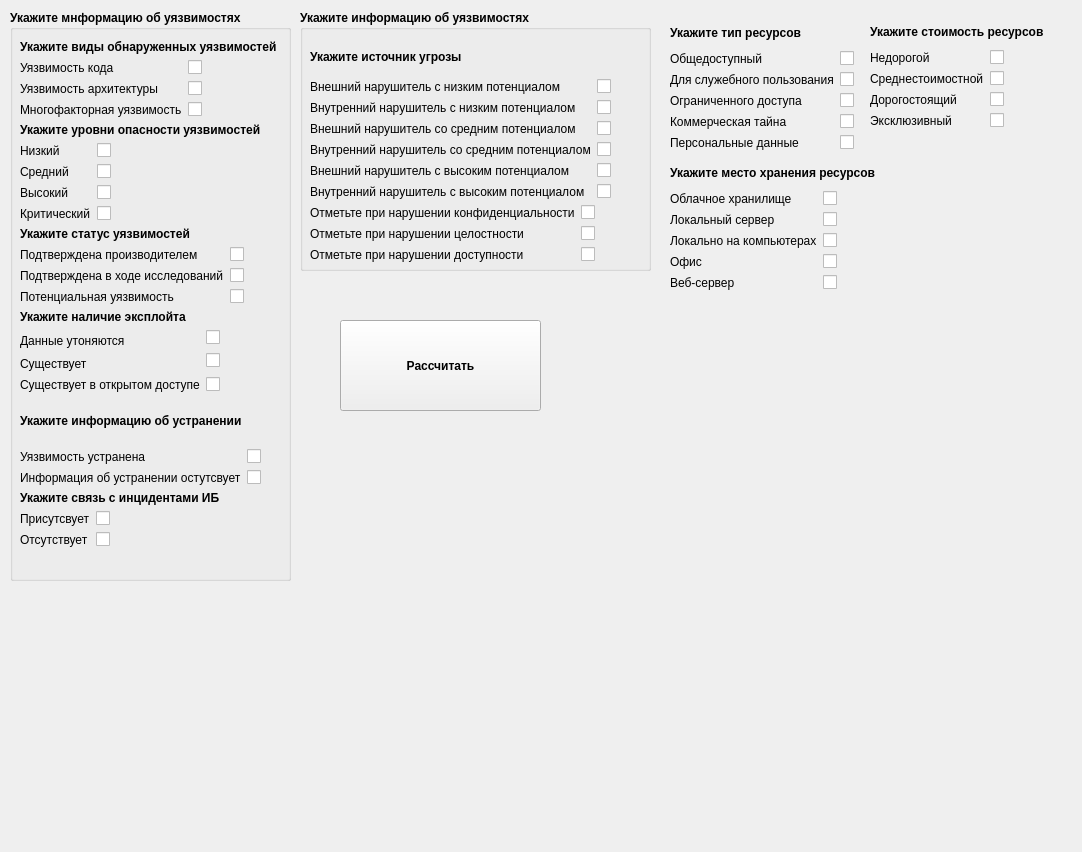
<?xml version="1.0" encoding="UTF-8"?>
<ui version="4.0">
 <class>Widget</class>
 <widget class="QWidget" name="Widget">
  <property name="geometry">
   <rect>
    <x>0</x>
    <y>0</y>
    <width>1082</width>
    <height>852</height>
   </rect>
  </property>
  <property name="windowTitle">
   <string>Widget</string>
  </property>
  <widget class="QGroupBox" name="groupBox">
   <property name="geometry">
    <rect>
     <x>10</x>
     <y>10</y>
     <width>281</width>
     <height>571</height>
    </rect>
   </property>
   <property name="font">
    <font>
     <italic>false</italic>
     <bold>true</bold>
    </font>
   </property>
   <property name="title">
    <string>Укажите мнформацию об уязвимостях</string>
   </property>
   <widget class="QWidget" name="layoutWidget">
    <property name="geometry">
     <rect>
      <x>10</x>
      <y>30</y>
      <width>271</width>
      <height>537</height>
     </rect>
    </property>
    <layout class="QVBoxLayout" name="verticalLayout_8">
     <item>
      <layout class="QVBoxLayout" name="verticalLayout_5">
       <item>
        <layout class="QVBoxLayout" name="verticalLayout">
         <item>
          <layout class="QGridLayout" name="gridLayout_2">
           <item row="0" column="0" colspan="2">
            <widget class="QLabel" name="label">
             <property name="font">
              <font>
               <italic>false</italic>
               <bold>true</bold>
              </font>
             </property>
             <property name="text">
              <string>Укажите виды обнаруженных уязвимостей</string>
             </property>
            </widget>
           </item>
           <item row="1" column="0">
            <widget class="QLabel" name="label_2">
             <property name="font">
              <font>
               <italic>false</italic>
               <bold>false</bold>
              </font>
             </property>
             <property name="text">
              <string>Уязвимость кода</string>
             </property>
            </widget>
           </item>
           <item row="1" column="1">
            <widget class="QCheckBox" name="checkBox">
             <property name="text">
              <string/>
             </property>
            </widget>
           </item>
           <item row="2" column="0">
            <widget class="QLabel" name="label_3">
             <property name="font">
              <font>
               <italic>false</italic>
               <bold>false</bold>
              </font>
             </property>
             <property name="text">
              <string>Уязвимость архитектуры</string>
             </property>
            </widget>
           </item>
           <item row="2" column="1">
            <widget class="QCheckBox" name="checkBox_2">
             <property name="text">
              <string/>
             </property>
            </widget>
           </item>
           <item row="3" column="0">
            <widget class="QLabel" name="label_4">
             <property name="font">
              <font>
               <italic>false</italic>
               <bold>false</bold>
              </font>
             </property>
             <property name="text">
              <string>Многофакторная уязвимость</string>
             </property>
            </widget>
           </item>
           <item row="3" column="1">
            <widget class="QCheckBox" name="checkBox_3">
             <property name="text">
              <string/>
             </property>
            </widget>
           </item>
          </layout>
         </item>
         <item>
          <layout class="QFormLayout" name="formLayout">
           <item row="0" column="0">
            <widget class="QLabel" name="label_5">
             <property name="font">
              <font>
               <italic>false</italic>
               <bold>true</bold>
              </font>
             </property>
             <property name="text">
              <string>Укажите уровни опасности уязвимостей</string>
             </property>
            </widget>
           </item>
           <item row="1" column="0">
            <layout class="QGridLayout" name="gridLayout">
             <item row="0" column="0">
              <widget class="QLabel" name="label_6">
               <property name="font">
                <font>
                 <italic>false</italic>
                 <bold>false</bold>
                </font>
               </property>
               <property name="text">
                <string>Низкий</string>
               </property>
              </widget>
             </item>
             <item row="0" column="1">
              <widget class="QCheckBox" name="checkBox_4">
               <property name="text">
                <string/>
               </property>
              </widget>
             </item>
             <item row="1" column="0">
              <widget class="QLabel" name="label_7">
               <property name="font">
                <font>
                 <italic>false</italic>
                 <bold>false</bold>
                </font>
               </property>
               <property name="text">
                <string>Средний</string>
               </property>
              </widget>
             </item>
             <item row="1" column="1">
              <widget class="QCheckBox" name="checkBox_5">
               <property name="text">
                <string/>
               </property>
              </widget>
             </item>
             <item row="2" column="0">
              <widget class="QLabel" name="label_8">
               <property name="font">
                <font>
                 <italic>false</italic>
                 <bold>false</bold>
                </font>
               </property>
               <property name="text">
                <string>Высокий</string>
               </property>
              </widget>
             </item>
             <item row="2" column="1">
              <widget class="QCheckBox" name="checkBox_6">
               <property name="text">
                <string/>
               </property>
              </widget>
             </item>
             <item row="3" column="0">
              <widget class="QLabel" name="label_9">
               <property name="font">
                <font>
                 <italic>false</italic>
                 <bold>false</bold>
                </font>
               </property>
               <property name="text">
                <string>Критический</string>
               </property>
              </widget>
             </item>
             <item row="3" column="1">
              <widget class="QCheckBox" name="checkBox_7">
               <property name="text">
                <string/>
               </property>
              </widget>
             </item>
            </layout>
           </item>
          </layout>
         </item>
        </layout>
       </item>
       <item>
        <layout class="QVBoxLayout" name="verticalLayout_4">
         <item>
          <layout class="QVBoxLayout" name="verticalLayout_2">
           <item>
            <widget class="QLabel" name="label_10">
             <property name="font">
              <font>
               <italic>false</italic>
               <bold>true</bold>
              </font>
             </property>
             <property name="text">
              <string>Укажите статус уязвимостей</string>
             </property>
            </widget>
           </item>
           <item>
            <layout class="QGridLayout" name="gridLayout_3">
             <item row="2" column="1">
              <widget class="QCheckBox" name="checkBox_10">
               <property name="text">
                <string/>
               </property>
              </widget>
             </item>
             <item row="0" column="0">
              <widget class="QLabel" name="label_11">
               <property name="font">
                <font>
                 <italic>false</italic>
                 <bold>false</bold>
                </font>
               </property>
               <property name="text">
                <string>Подтверждена производителем</string>
               </property>
              </widget>
             </item>
             <item row="1" column="1">
              <widget class="QCheckBox" name="checkBox_9">
               <property name="text">
                <string/>
               </property>
              </widget>
             </item>
             <item row="0" column="1">
              <widget class="QCheckBox" name="checkBox_8">
               <property name="text">
                <string/>
               </property>
              </widget>
             </item>
             <item row="1" column="0">
              <widget class="QLabel" name="label_12">
               <property name="font">
                <font>
                 <italic>false</italic>
                 <bold>false</bold>
                </font>
               </property>
               <property name="text">
                <string>Подтверждена в ходе исследований</string>
               </property>
              </widget>
             </item>
             <item row="2" column="0">
              <widget class="QLabel" name="label_13">
               <property name="font">
                <font>
                 <italic>false</italic>
                 <bold>false</bold>
                </font>
               </property>
               <property name="text">
                <string>Потенциальная уязвимость</string>
               </property>
              </widget>
             </item>
            </layout>
           </item>
          </layout>
         </item>
         <item>
          <layout class="QVBoxLayout" name="verticalLayout_3">
           <item>
            <widget class="QLabel" name="label_14">
             <property name="font">
              <font>
               <italic>false</italic>
               <bold>true</bold>
              </font>
             </property>
             <property name="text">
              <string>Укажите наличие эксплойта</string>
             </property>
            </widget>
           </item>
           <item>
            <layout class="QGridLayout" name="gridLayout_4">
             <item row="0" column="0" rowspan="2">
              <widget class="QLabel" name="label_15">
               <property name="font">
                <font>
                 <italic>false</italic>
                 <bold>false</bold>
                </font>
               </property>
               <property name="text">
                <string>Данные утоняются</string>
               </property>
              </widget>
             </item>
             <item row="0" column="1">
              <widget class="QCheckBox" name="checkBox_11">
               <property name="text">
                <string/>
               </property>
              </widget>
             </item>
             <item row="1" column="1" rowspan="2">
              <widget class="QCheckBox" name="checkBox_12">
               <property name="text">
                <string/>
               </property>
              </widget>
             </item>
             <item row="2" column="0">
              <widget class="QLabel" name="label_16">
               <property name="font">
                <font>
                 <italic>false</italic>
                 <bold>false</bold>
                </font>
               </property>
               <property name="text">
                <string>Существует</string>
               </property>
              </widget>
             </item>
             <item row="3" column="0">
              <widget class="QLabel" name="label_17">
               <property name="font">
                <font>
                 <italic>false</italic>
                 <bold>false</bold>
                </font>
               </property>
               <property name="text">
                <string>Существует в открытом доступе</string>
               </property>
              </widget>
             </item>
             <item row="3" column="1">
              <widget class="QCheckBox" name="checkBox_13">
               <property name="text">
                <string/>
               </property>
              </widget>
             </item>
            </layout>
           </item>
          </layout>
         </item>
        </layout>
       </item>
      </layout>
     </item>
     <item>
      <layout class="QVBoxLayout" name="verticalLayout_7">
       <item>
        <layout class="QVBoxLayout" name="verticalLayout_6">
         <item>
          <widget class="QLabel" name="label_18">
           <property name="font">
            <font>
             <italic>false</italic>
             <bold>true</bold>
            </font>
           </property>
           <property name="text">
            <string>Укажите информацию об устранении</string>
           </property>
          </widget>
         </item>
         <item>
          <layout class="QGridLayout" name="gridLayout_5">
           <item row="0" column="0">
            <widget class="QLabel" name="label_19">
             <property name="font">
              <font>
               <italic>false</italic>
               <bold>false</bold>
              </font>
             </property>
             <property name="text">
              <string>Уязвимость устранена</string>
             </property>
            </widget>
           </item>
           <item row="0" column="1">
            <widget class="QCheckBox" name="checkBox_14">
             <property name="text">
              <string/>
             </property>
            </widget>
           </item>
           <item row="1" column="0">
            <widget class="QLabel" name="label_20">
             <property name="font">
              <font>
               <italic>false</italic>
               <bold>false</bold>
              </font>
             </property>
             <property name="text">
              <string>Информация об устранении остутсвует</string>
             </property>
            </widget>
           </item>
           <item row="1" column="1">
            <widget class="QCheckBox" name="checkBox_15">
             <property name="text">
              <string/>
             </property>
            </widget>
           </item>
          </layout>
         </item>
        </layout>
       </item>
       <item>
        <layout class="QFormLayout" name="formLayout_2">
         <item row="0" column="0">
          <widget class="QLabel" name="label_21">
           <property name="font">
            <font>
             <italic>false</italic>
             <bold>true</bold>
            </font>
           </property>
           <property name="text">
            <string>Укажите связь с инцидентами ИБ</string>
           </property>
          </widget>
         </item>
         <item row="1" column="0">
          <layout class="QGridLayout" name="gridLayout_6">
           <item row="0" column="0">
            <widget class="QLabel" name="label_22">
             <property name="font">
              <font>
               <italic>false</italic>
               <bold>false</bold>
              </font>
             </property>
             <property name="text">
              <string>Присутсвует</string>
             </property>
            </widget>
           </item>
           <item row="0" column="1">
            <widget class="QCheckBox" name="checkBox_16">
             <property name="text">
              <string/>
             </property>
            </widget>
           </item>
           <item row="1" column="0">
            <widget class="QLabel" name="label_23">
             <property name="font">
              <font>
               <italic>false</italic>
               <bold>false</bold>
              </font>
             </property>
             <property name="text">
              <string>Отсутствует</string>
             </property>
            </widget>
           </item>
           <item row="1" column="1">
            <widget class="QCheckBox" name="checkBox_17">
             <property name="text">
              <string/>
             </property>
            </widget>
           </item>
          </layout>
         </item>
        </layout>
       </item>
      </layout>
     </item>
    </layout>
   </widget>
  </widget>
  <widget class="QGroupBox" name="groupBox_2">
   <property name="geometry">
    <rect>
     <x>300</x>
     <y>10</y>
     <width>351</width>
     <height>261</height>
    </rect>
   </property>
   <property name="font">
    <font>
     <bold>true</bold>
    </font>
   </property>
   <property name="title">
    <string>Укажите информацию об уязвимостях</string>
   </property>
   <widget class="QWidget" name="layoutWidget">
    <property name="geometry">
     <rect>
      <x>10</x>
      <y>30</y>
      <width>325</width>
      <height>222</height>
     </rect>
    </property>
    <layout class="QVBoxLayout" name="verticalLayout_10">
     <item>
      <layout class="QVBoxLayout" name="verticalLayout_9">
       <item>
        <widget class="QLabel" name="label_24">
         <property name="font">
          <font>
           <bold>true</bold>
          </font>
         </property>
         <property name="text">
          <string>Укажите источник угрозы</string>
         </property>
        </widget>
       </item>
       <item>
        <layout class="QGridLayout" name="gridLayout_7">
         <item row="0" column="0">
          <widget class="QLabel" name="label_25">
           <property name="font">
            <font>
             <bold>false</bold>
            </font>
           </property>
           <property name="text">
            <string>Внешний нарушитель с низким потенциалом</string>
           </property>
          </widget>
         </item>
         <item row="0" column="1">
          <widget class="QCheckBox" name="checkBox_18">
           <property name="text">
            <string/>
           </property>
          </widget>
         </item>
         <item row="1" column="0">
          <widget class="QLabel" name="label_26">
           <property name="font">
            <font>
             <bold>false</bold>
            </font>
           </property>
           <property name="text">
            <string>Внутренний нарушитель с низким потенциалом</string>
           </property>
          </widget>
         </item>
         <item row="1" column="1">
          <widget class="QCheckBox" name="checkBox_19">
           <property name="text">
            <string/>
           </property>
          </widget>
         </item>
         <item row="2" column="0">
          <widget class="QLabel" name="label_27">
           <property name="font">
            <font>
             <bold>false</bold>
            </font>
           </property>
           <property name="text">
            <string>Внешний нарушитель со средним потенциалом</string>
           </property>
          </widget>
         </item>
         <item row="2" column="1">
          <widget class="QCheckBox" name="checkBox_20">
           <property name="text">
            <string/>
           </property>
          </widget>
         </item>
         <item row="3" column="0">
          <widget class="QLabel" name="label_28">
           <property name="font">
            <font>
             <bold>false</bold>
            </font>
           </property>
           <property name="text">
            <string>Внутренний нарушитель со средним потенциалом</string>
           </property>
          </widget>
         </item>
         <item row="3" column="1">
          <widget class="QCheckBox" name="checkBox_21">
           <property name="text">
            <string/>
           </property>
          </widget>
         </item>
         <item row="4" column="0">
          <widget class="QLabel" name="label_29">
           <property name="font">
            <font>
             <bold>false</bold>
            </font>
           </property>
           <property name="text">
            <string>Внешний нарушитель с высоким потенциалом</string>
           </property>
          </widget>
         </item>
         <item row="4" column="1">
          <widget class="QCheckBox" name="checkBox_22">
           <property name="text">
            <string/>
           </property>
          </widget>
         </item>
         <item row="5" column="0">
          <widget class="QLabel" name="label_30">
           <property name="font">
            <font>
             <bold>false</bold>
            </font>
           </property>
           <property name="text">
            <string>Внутренний нарушитель с высоким потенциалом</string>
           </property>
          </widget>
         </item>
         <item row="5" column="1">
          <widget class="QCheckBox" name="checkBox_23">
           <property name="text">
            <string/>
           </property>
          </widget>
         </item>
        </layout>
       </item>
      </layout>
     </item>
     <item>
      <layout class="QGridLayout" name="gridLayout_8">
       <item row="0" column="0">
        <widget class="QLabel" name="label_31">
         <property name="font">
          <font>
           <bold>false</bold>
          </font>
         </property>
         <property name="text">
          <string>Отметьте при нарушении конфиденциальности</string>
         </property>
        </widget>
       </item>
       <item row="0" column="1">
        <widget class="QCheckBox" name="checkBox_24">
         <property name="text">
          <string/>
         </property>
        </widget>
       </item>
       <item row="1" column="0">
        <widget class="QLabel" name="label_32">
         <property name="font">
          <font>
           <bold>false</bold>
          </font>
         </property>
         <property name="text">
          <string>Отметьте при нарушении целостности</string>
         </property>
        </widget>
       </item>
       <item row="1" column="1">
        <widget class="QCheckBox" name="checkBox_25">
         <property name="text">
          <string/>
         </property>
        </widget>
       </item>
       <item row="2" column="0">
        <widget class="QLabel" name="label_33">
         <property name="font">
          <font>
           <bold>false</bold>
          </font>
         </property>
         <property name="text">
          <string>Отметьте при нарушении доступности</string>
         </property>
        </widget>
       </item>
       <item row="2" column="1">
        <widget class="QCheckBox" name="checkBox_26">
         <property name="text">
          <string/>
         </property>
        </widget>
       </item>
      </layout>
     </item>
    </layout>
   </widget>
  </widget>
  <widget class="QPushButton" name="pushButton">
   <property name="geometry">
    <rect>
     <x>340</x>
     <y>320</y>
     <width>201</width>
     <height>91</height>
    </rect>
   </property>
   <property name="font">
    <font>
     <bold>true</bold>
    </font>
   </property>
   <property name="text">
    <string>Рассчитать</string>
   </property>
  </widget>
  <widget class="QLabel" name="label_70">
   <property name="geometry">
    <rect>
     <x>330</x>
     <y>420</y>
     <width>641</width>
     <height>351</height>
    </rect>
   </property>
   <property name="text">
    <string/>
   </property>
  </widget>
  <widget class="QWidget" name="">
   <property name="geometry">
    <rect>
     <x>670</x>
     <y>20</y>
     <width>188</width>
     <height>130</height>
    </rect>
   </property>
   <layout class="QVBoxLayout" name="verticalLayout_11">
    <item>
     <widget class="QLabel" name="label_34">
      <property name="font">
       <font>
        <bold>true</bold>
       </font>
      </property>
      <property name="text">
       <string>Укажите тип ресурсов</string>
      </property>
     </widget>
    </item>
    <item>
     <layout class="QGridLayout" name="gridLayout_9">
      <item row="0" column="0">
       <widget class="QLabel" name="label_35">
        <property name="text">
         <string>Общедоступный</string>
        </property>
       </widget>
      </item>
      <item row="0" column="1">
       <widget class="QCheckBox" name="checkBox_27">
        <property name="text">
         <string/>
        </property>
       </widget>
      </item>
      <item row="1" column="0">
       <widget class="QLabel" name="label_36">
        <property name="text">
         <string>Для служебного пользования</string>
        </property>
       </widget>
      </item>
      <item row="1" column="1">
       <widget class="QCheckBox" name="checkBox_28">
        <property name="text">
         <string/>
        </property>
       </widget>
      </item>
      <item row="2" column="0">
       <widget class="QLabel" name="label_38">
        <property name="text">
         <string>Ограниченного доступа</string>
        </property>
       </widget>
      </item>
      <item row="2" column="1">
       <widget class="QCheckBox" name="checkBox_29">
        <property name="text">
         <string/>
        </property>
       </widget>
      </item>
      <item row="3" column="0">
       <widget class="QLabel" name="label_39">
        <property name="text">
         <string>Коммерческая тайна</string>
        </property>
       </widget>
      </item>
      <item row="3" column="1">
       <widget class="QCheckBox" name="checkBox_30">
        <property name="text">
         <string/>
        </property>
       </widget>
      </item>
      <item row="4" column="0">
       <widget class="QLabel" name="label_40">
        <property name="text">
         <string>Персональные данные</string>
        </property>
       </widget>
      </item>
      <item row="4" column="1">
       <widget class="QCheckBox" name="checkBox_31">
        <property name="text">
         <string/>
        </property>
       </widget>
      </item>
     </layout>
    </item>
   </layout>
  </widget>
  <widget class="QWidget" name="">
   <property name="geometry">
    <rect>
     <x>870</x>
     <y>20</y>
     <width>173</width>
     <height>108</height>
    </rect>
   </property>
   <layout class="QVBoxLayout" name="verticalLayout_12">
    <item>
     <widget class="QLabel" name="label_54">
      <property name="font">
       <font>
        <bold>true</bold>
       </font>
      </property>
      <property name="text">
       <string>Укажите стоимость ресурсов</string>
      </property>
     </widget>
    </item>
    <item>
     <layout class="QGridLayout" name="gridLayout_10">
      <item row="0" column="0">
       <widget class="QLabel" name="label_55">
        <property name="text">
         <string>Недорогой</string>
        </property>
       </widget>
      </item>
      <item row="0" column="1">
       <widget class="QCheckBox" name="checkBox_32">
        <property name="text">
         <string/>
        </property>
       </widget>
      </item>
      <item row="1" column="0">
       <widget class="QLabel" name="label_56">
        <property name="text">
         <string>Среднестоимостной</string>
        </property>
       </widget>
      </item>
      <item row="1" column="1">
       <widget class="QCheckBox" name="checkBox_33">
        <property name="text">
         <string/>
        </property>
       </widget>
      </item>
      <item row="2" column="0">
       <widget class="QLabel" name="label_57">
        <property name="text">
         <string>Дорогостоящий</string>
        </property>
       </widget>
      </item>
      <item row="2" column="1">
       <widget class="QCheckBox" name="checkBox_34">
        <property name="text">
         <string/>
        </property>
       </widget>
      </item>
      <item row="3" column="0">
       <widget class="QLabel" name="label_58">
        <property name="text">
         <string>Эксклюзивный</string>
        </property>
       </widget>
      </item>
      <item row="3" column="1">
       <widget class="QCheckBox" name="checkBox_35">
        <property name="text">
         <string/>
        </property>
       </widget>
      </item>
     </layout>
    </item>
   </layout>
  </widget>
  <widget class="QWidget" name="">
   <property name="geometry">
    <rect>
     <x>670</x>
     <y>160</y>
     <width>206</width>
     <height>130</height>
    </rect>
   </property>
   <layout class="QVBoxLayout" name="verticalLayout_13">
    <item>
     <widget class="QLabel" name="label_59">
      <property name="font">
       <font>
        <bold>true</bold>
       </font>
      </property>
      <property name="text">
       <string>Укажите место хранения ресурсов</string>
      </property>
     </widget>
    </item>
    <item>
     <layout class="QGridLayout" name="gridLayout_11">
      <item row="0" column="0">
       <widget class="QLabel" name="label_60">
        <property name="text">
         <string>Облачное хранилище</string>
        </property>
       </widget>
      </item>
      <item row="0" column="1">
       <widget class="QCheckBox" name="checkBox_36">
        <property name="text">
         <string/>
        </property>
       </widget>
      </item>
      <item row="1" column="0">
       <widget class="QLabel" name="label_61">
        <property name="text">
         <string>Локальный сервер</string>
        </property>
       </widget>
      </item>
      <item row="1" column="1">
       <widget class="QCheckBox" name="checkBox_37">
        <property name="text">
         <string/>
        </property>
       </widget>
      </item>
      <item row="2" column="0">
       <widget class="QLabel" name="label_62">
        <property name="text">
         <string>Локально на компьютерах</string>
        </property>
       </widget>
      </item>
      <item row="2" column="1">
       <widget class="QCheckBox" name="checkBox_38">
        <property name="text">
         <string/>
        </property>
       </widget>
      </item>
      <item row="3" column="0">
       <widget class="QLabel" name="label_63">
        <property name="text">
         <string>Офис</string>
        </property>
       </widget>
      </item>
      <item row="3" column="1">
       <widget class="QCheckBox" name="checkBox_39">
        <property name="text">
         <string/>
        </property>
       </widget>
      </item>
      <item row="4" column="0">
       <widget class="QLabel" name="label_65">
        <property name="text">
         <string>Веб-сервер</string>
        </property>
       </widget>
      </item>
      <item row="4" column="1">
       <widget class="QCheckBox" name="checkBox_40">
        <property name="text">
         <string/>
        </property>
       </widget>
      </item>
     </layout>
    </item>
   </layout>
  </widget>
 </widget>
 <resources/>
 <connections/>
</ui>
